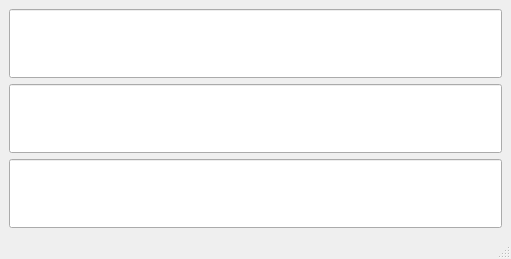
<?xml version="1.0" encoding="UTF-8"?>
<ui version="4.0">
 <class>MainWindow</class>
 <widget class="QMainWindow" name="MainWindow">
  <property name="geometry">
   <rect>
    <x>0</x>
    <y>0</y>
    <width>511</width>
    <height>259</height>
   </rect>
  </property>
  <property name="windowTitle">
   <string>MainWindow</string>
  </property>
  <widget class="QWidget" name="centralwidget">
   <layout class="QVBoxLayout" name="verticalLayout">
    <item>
     <widget class="QLineEdit" name="lineEdit">
      <property name="sizePolicy">
       <sizepolicy hsizetype="Expanding" vsizetype="Minimum">
        <horstretch>0</horstretch>
        <verstretch>0</verstretch>
       </sizepolicy>
      </property>
     </widget>
    </item>
    <item>
     <widget class="QLineEdit" name="lineEdit_2">
      <property name="sizePolicy">
       <sizepolicy hsizetype="Expanding" vsizetype="Minimum">
        <horstretch>0</horstretch>
        <verstretch>0</verstretch>
       </sizepolicy>
      </property>
     </widget>
    </item>
    <item>
     <widget class="QLineEdit" name="lineEdit_3">
      <property name="sizePolicy">
       <sizepolicy hsizetype="Expanding" vsizetype="Minimum">
        <horstretch>0</horstretch>
        <verstretch>0</verstretch>
       </sizepolicy>
      </property>
     </widget>
    </item>
   </layout>
  </widget>
  <widget class="QMenuBar" name="menubar">
   <property name="geometry">
    <rect>
     <x>0</x>
     <y>0</y>
     <width>511</width>
     <height>33</height>
    </rect>
   </property>
  </widget>
  <widget class="QStatusBar" name="statusbar"/>
 </widget>
 <resources>
  <include location="test_resource_file.qrc"/>
 </resources>
 <connections/>
</ui>
